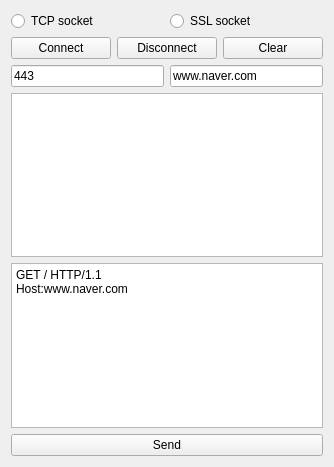
<?xml version="1.0" encoding="UTF-8"?>
<ui version="4.0">
 <class>Widget</class>
 <widget class="QWidget" name="Widget">
  <property name="geometry">
   <rect>
    <x>0</x>
    <y>0</y>
    <width>334</width>
    <height>467</height>
   </rect>
  </property>
  <property name="windowTitle">
   <string>Widget</string>
  </property>
  <layout class="QVBoxLayout" name="verticalLayout_4">
   <item>
    <layout class="QVBoxLayout" name="verticalLayout_3">
     <item>
      <layout class="QHBoxLayout" name="horizontalLayout_4">
       <item>
        <widget class="QRadioButton" name="rbTcpSocket">
         <property name="text">
          <string>TCP socket</string>
         </property>
        </widget>
       </item>
       <item>
        <widget class="QRadioButton" name="rbSslSocket">
         <property name="text">
          <string>SSL socket</string>
         </property>
        </widget>
       </item>
      </layout>
     </item>
     <item>
      <layout class="QVBoxLayout" name="verticalLayout">
       <item>
        <layout class="QHBoxLayout" name="horizontalLayout_2"/>
       </item>
       <item>
        <layout class="QHBoxLayout" name="horizontalLayout">
         <item>
          <widget class="QPushButton" name="pbConnect">
           <property name="text">
            <string>Connect</string>
           </property>
          </widget>
         </item>
         <item>
          <widget class="QPushButton" name="pbDisconnect">
           <property name="text">
            <string>Disconnect</string>
           </property>
          </widget>
         </item>
         <item>
          <widget class="QPushButton" name="pbClear">
           <property name="text">
            <string>Clear</string>
           </property>
          </widget>
         </item>
        </layout>
       </item>
       <item>
        <layout class="QHBoxLayout" name="horizontalLayout_3">
         <item>
          <widget class="QLineEdit" name="lePort">
           <property name="text">
            <string>443</string>
           </property>
          </widget>
         </item>
         <item>
          <widget class="QLineEdit" name="leHost">
           <property name="text">
            <string>www.naver.com</string>
           </property>
          </widget>
         </item>
        </layout>
       </item>
       <item>
        <widget class="QPlainTextEdit" name="pteMessage">
         <property name="plainText">
          <string/>
         </property>
        </widget>
       </item>
       <item>
        <layout class="QVBoxLayout" name="verticalLayout_2">
         <item>
          <widget class="QPlainTextEdit" name="pteMesage2">
           <property name="plainText">
            <string>GET / HTTP/1.1
Host:www.naver.com

</string>
           </property>
          </widget>
         </item>
         <item>
          <widget class="QPushButton" name="pbSend">
           <property name="text">
            <string>Send</string>
           </property>
          </widget>
         </item>
        </layout>
       </item>
      </layout>
     </item>
    </layout>
   </item>
  </layout>
 </widget>
 <resources/>
 <connections/>
</ui>
